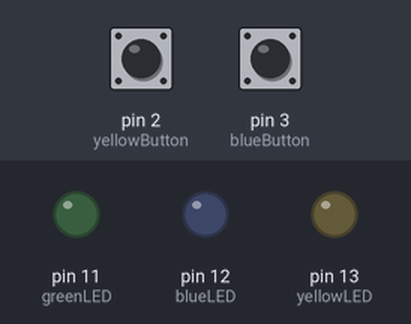
Recording of a sketch running on a simulated Arduino Uno, built with avr-gcc and run on an emulated ATmega328P. Parts: output pins drawn as LEDs (lit = HIGH). The inputs (shaded band) are chosen by the test bench; at power-on: pin 2 (yellowButton) LOW, pin 3 (blueButton) LOW.

Above: at 1.2 s.
1.3 s: pin 2 (yellowButton) pulled HIGH for 0.15 s
At 1.37 s:
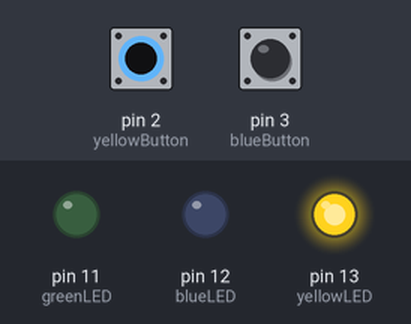
2.9 s: pin 3 (blueButton) pulled HIGH for 0.15 s
At 2.97 s:
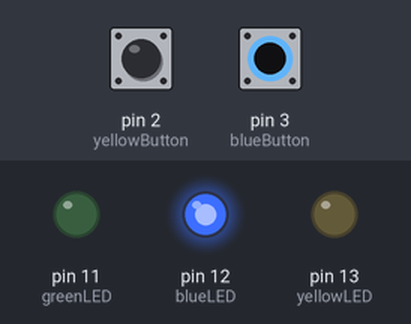
4.5 s: pin 3 (blueButton) pulled HIGH for 3.2 s
At 8.3 s:
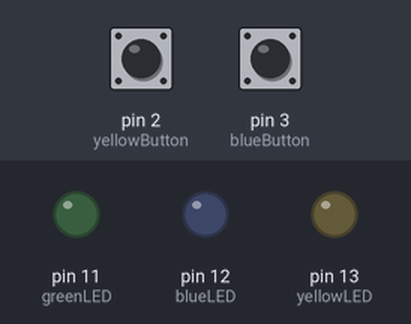
9.2 s: pin 2 (yellowButton) pulled HIGH for 3.2 s
At 10.6 s:
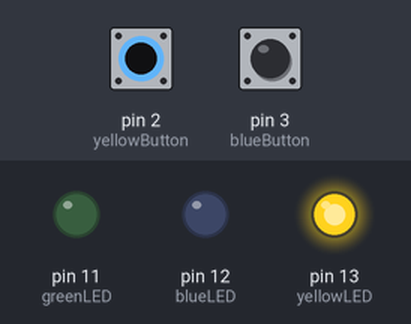
13.9 s: pin 2 (yellowButton) driven HIGH and pin 3 (blueButton) driven HIGH
At 14.2 s:
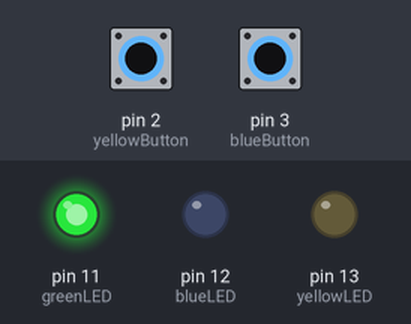
Timing chart, 0 to 16.4 s (numbered marks = the images above; inputs shaded):
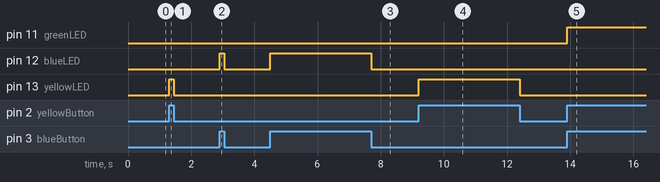

The sketch:

ArduinoCode.ino
```cpp
// Naming the pins:
int yellowButton = 2;
int blueButton = 3;
int yellowLED = 13;
int blueLED = 12;
int greenLED = 11;

// The setup routine runs once when you press reset:
void setup() {

  // Initializing serial communication at 9600 bits per second:
  Serial.begin(9600);

  // Making the button pins inputs and LEDs an output:
  pinMode(yellowButton, INPUT);
  pinMode(blueButton, INPUT);

  pinMode(yellowLED, OUTPUT);
  pinMode(blueLED, OUTPUT);
  pinMode(greenLED, OUTPUT);
}


// The loop routine runs over and over again forever:
void loop() {

  // Read the input pin:
  int yellowButtonState = digitalRead(yellowButton);
  int blueButtonState = digitalRead(blueButton);

  // Both buttons are pressed:
  if (yellowButtonState == 1 && blueButtonState == 1) {
    digitalWrite(greenLED, 1);
    digitalWrite(yellowLED, 0);
    digitalWrite(blueLED, 0);
  }

  // Yellow button is pressed:
  else if (yellowButtonState == 1) {
    digitalWrite(yellowLED, yellowButtonState);
    digitalWrite(greenLED, !yellowButtonState);
    digitalWrite(blueLED, !yellowButtonState);
  }

  // Blue button is pressed:
  else if (blueButtonState == 1) {
    digitalWrite(blueLED, blueButtonState);
    digitalWrite(greenLED, !blueButtonState);
    digitalWrite(yellowLED, !blueButtonState);
  }

  // No button is pressed:
  else {
    digitalWrite(yellowLED, LOW);
    digitalWrite(blueLED, LOW);
    digitalWrite(greenLED, LOW);
  }
}
```

Measured:
- after the input at 1.3 s, pin 13 (yellowLED): LOW → HIGH at once, → LOW 0.15 s later
- after the input at 2.9 s, pin 12 (blueLED): LOW → HIGH at once, → LOW 0.15 s later
- after the input at 4.5 s, pin 12 (blueLED): LOW → HIGH at once, → LOW 3.2 s later
- after the input at 9.2 s, pin 13 (yellowLED): LOW → HIGH at once, → LOW 3.2 s later
- after the input at 13.9 s, pin 11 (greenLED): LOW → HIGH at once
